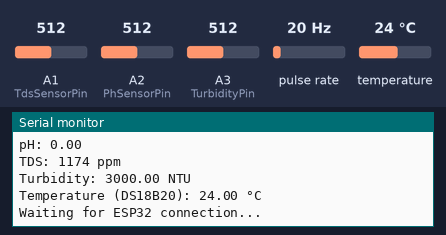
This sketch was run on a simulated Arduino Nano, built with avr-gcc and run on an emulated ATmega328P. Shown: the last lines printed to the serial monitor. Wiring (inferred from the names in the program): pulse sensor: data pin 2. The test bench sets the inputs (shaded band); at power-on: pulse rate 20 Hz, temperature 24 °C, A1 (TdsSensorPin) = 512, A2 (PhSensorPin) = 512, A3 (TurbidityPin) = 512.

Above: at 1.2 s.
1.3 s: pulse rate (sensor on pin 2) set to 4 Hz
4.0 s: temperature set to 12 °C
At 5.2 s:
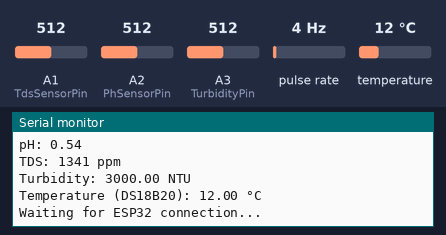
5.5 s: A1 (TdsSensorPin) set to 716
7.0 s: A2 (PhSensorPin) set to 716
8.5 s: A3 (TurbidityPin) set to 716
At 9.9 s:
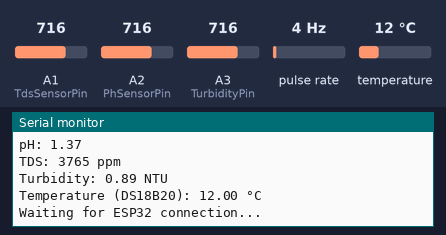
10.0 s: pulse rate (sensor on pin 2) set to 50 Hz
Timing chart, 0 to 12.5 s (numbered marks = the images above; inputs shaded):
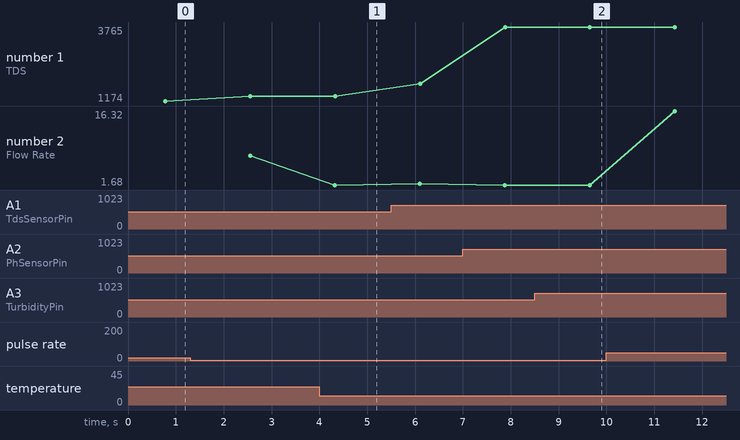

The sketch:

NANO_1_flowmeter.ino
```cpp
#include <Wire.h>
#include <EEPROM.h>
#include "GravityTDS.h"
#include <OneWire.h>
#include <DallasTemperature.h>

// Pin definitions for each sensor
#define TdsSensorPin A1    // TDS sensor on A1
#define PhSensorPin A2     // pH sensor on A2
#define TurbidityPin A3    // Turbidity sensor on A3
#define FlowSensorPin 2    // Flow sensor on D2

// Pin for DS18B20 temperature sensor
#define ONE_WIRE_BUS 5     // DS18B20 on D5

// Constants for the pH meter
#define Offset 0.10
#define ArrayLength 40
int pHArray[ArrayLength];
int pHArrayIndex = 0;

// Gravity TDS object
GravityTDS gravityTds;

// Variables for sensor readings
float temperature = 31; // Default temperature (will be updated by DS18B20)
float tdsValue = 0;
float pHValue = 0;
double turbidityValue = 0;
double voltage = 0;
float flowRate = 0.0;   // Flow rate in L/min
float totalVolume = 0.0; // Total volume in liters

volatile int flow_frequency;  // Measures flow sensor pulses
unsigned long currentTime;
unsigned long cloopTime;
float volume_per_pulse = 0.004;  // Example value, adjust based on your sensor

bool esp32Connected = false;

// Setup for DS18B20
OneWire oneWire(ONE_WIRE_BUS);
DallasTemperature sensors(&oneWire);

// Function to calculate average pH
double averageArray(int* arr, int number) {
  long amount = 0;
  for (int i = 0; i < number; i++) {
    amount += arr[i];
  }
  return (double)amount / number;
}

// Interrupt function to count pulses from flow sensor
void flow() {
  flow_frequency++;
}

void setup() {
  Serial.begin(115200);

  // Initialize TDS sensor
  gravityTds.setPin(TdsSensorPin);
  gravityTds.setAref(5.0);      // Reference voltage for ADC
  gravityTds.setAdcRange(1024);  // 10-bit ADC range
  gravityTds.begin();

  // Initialize DS18B20 sensor
  sensors.begin();

  // Initialize I2C communication
  Wire.begin(9); // Arduino Nano I2C address is 9
  Wire.onRequest(requestEvent);  // Function called when data is requested by master

  // Initialize flow sensor
  pinMode(FlowSensorPin, INPUT);
  digitalWrite(FlowSensorPin, HIGH); // Optional Internal Pull-Up
  attachInterrupt(digitalPinToInterrupt(FlowSensorPin), flow, RISING);  // Attach interrupt for flow sensor

  // Initialize Serial output
  Serial.println("Arduino Nano is ready to send sensor data via I2C.");

  currentTime = millis();
  cloopTime = currentTime;
}

void loop() {
  currentTime = millis();

  // Read pH sensor
  static unsigned long samplingTime = millis();
  if (millis() - samplingTime > 20) {
    pHArray[pHArrayIndex++] = analogRead(PhSensorPin);
    if (pHArrayIndex == ArrayLength) pHArrayIndex = 0;
    voltage = averageArray(pHArray, ArrayLength) * 5.0 / 1024;
    pHValue = 3.5 * voltage + Offset;
    samplingTime = millis();
  }

  // Read TDS sensor
  gravityTds.setTemperature(temperature);  // Set temperature for compensation
  gravityTds.update();                     // Update TDS value
  tdsValue = gravityTds.getTdsValue();      // Get TDS value

  // Read turbidity sensor
  int turbidityADC = analogRead(TurbidityPin);
  double turbVoltage = turbidityADC * (5.0 / 1024.0);
  if (turbVoltage >= 3.02) {
    turbidityValue = 489.5815 * turbVoltage * turbVoltage * turbVoltage - 4882.6517 * turbVoltage * turbVoltage + 16196.162* turbVoltage - 17863.967;
  } else if (turbVoltage >= 2.7) {
    turbidityValue = -1120.4 * turbVoltage * turbVoltage + 5742.3 * turbVoltage - 4352.9;
  } else {
    turbidityValue = 3000; // Default high value if below 2.5V
  }

  // Read DS18B20 temperature sensor
  sensors.requestTemperatures();
  temperature = sensors.getTempCByIndex(0);  // Get temperature in Celsius

  // Every second, calculate flow rate in L/min and update total volume
  if (currentTime >= (cloopTime + 1000)) {
    cloopTime = currentTime; // Update loop time

    if (flow_frequency != 0) {
      // Calculate flow rate in liters per minute (L/min)
      flowRate = (flow_frequency * volume_per_pulse * 60);

      // Update total volume in liters
      totalVolume += flowRate / 60;

      flow_frequency = 0; // Reset pulse counter after calculation
    } else {
      flowRate = 0;  // No flow detected
    }

    // Print flow rate and total volume to serial monitor
    Serial.print("Flow Rate: ");
    Serial.print(flowRate);
    Serial.println(" L/min");
    Serial.print("Total Volume: ");
    Serial.print(totalVolume);
    Serial.println(" L");
  }

  // Print sensor data to serial monitor
  Serial.println("Sensor Readings:");
  Serial.print("pH: ");
  Serial.println(pHValue, 2);
  Serial.print("TDS: ");
  Serial.print(tdsValue, 0);
  Serial.println(" ppm");
  Serial.print("Turbidity: ");
  Serial.print(turbidityValue, 2);
  Serial.println(" NTU");
  Serial.print("Temperature (DS18B20): ");
  Serial.print(temperature);
  Serial.println(" °C");

  // Check for connection to ESP32 and notify
  if (esp32Connected) {
    Serial.println("Connected to ESP32.");
  } else {
    Serial.println("Waiting for ESP32 connection...");
  }

  delay(1000);  // Adjust delay if needed
}

// Function to send sensor data as bytes when requested by ESP32
void requestEvent() {
  // Create a buffer to hold the sensor data
  union {
    float value;
    byte bytes[4];
  } pHData, tdsData, turbidityData, volumeData, tempData;

  // Assign sensor values to union variables
  pHData.value = pHValue;
  tdsData.value = tdsValue;
  turbidityData.value = turbidityValue;
  volumeData.value = totalVolume;  // Send total volume as part of data
  tempData.value = temperature;    // Send temperature from DS18B20 as part of data

  // Send pH value as 4 bytes
  Wire.write(pHData.bytes, 4);
  // Send TDS value as 4 bytes
  Wire.write(tdsData.bytes, 4);
  // Send Turbidity value as 4 bytes
  Wire.write(turbidityData.bytes, 4);
  // Send total volume as 4 bytes
  Wire.write(volumeData.bytes, 4);
  // Send temperature as 4 bytes
  Wire.write(tempData.bytes, 4);

  // Notify that ESP32 is connected and data is sent
  esp32Connected = true;
}
```

Measured:
- after the input at 4.0 s, the serial monitor: prints a new line after 0.34 s (image 1)
- after the input at 8.5 s, the serial monitor: prints a new line after 1.2 s (image 2)
- plotted number 2: 1.68 → 16.32 after the input at 10.0 s
